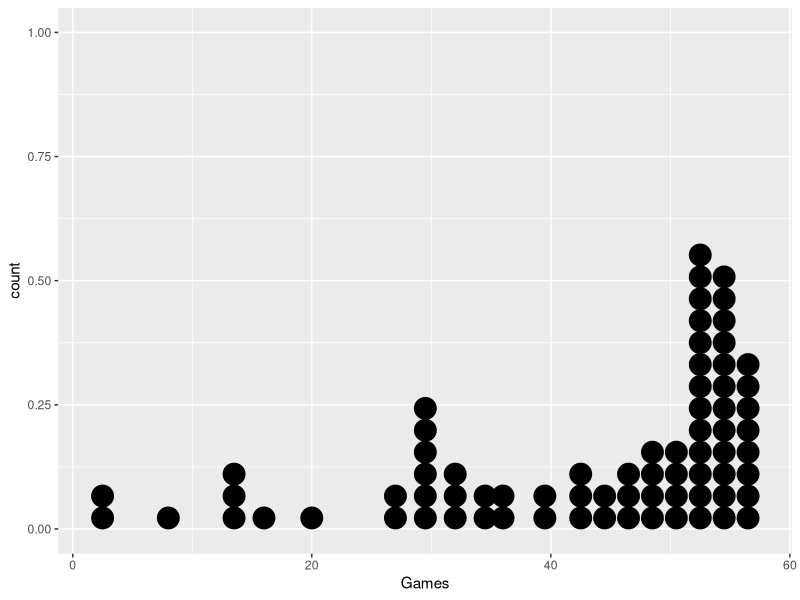
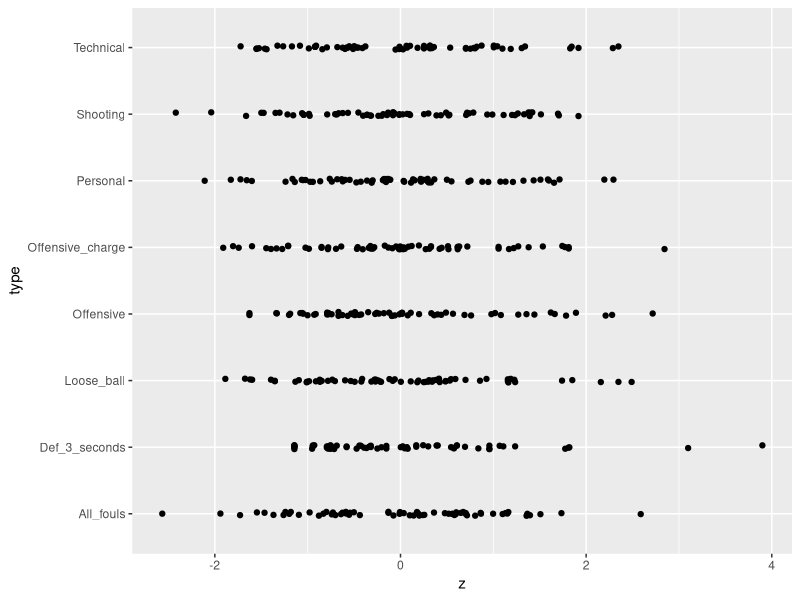
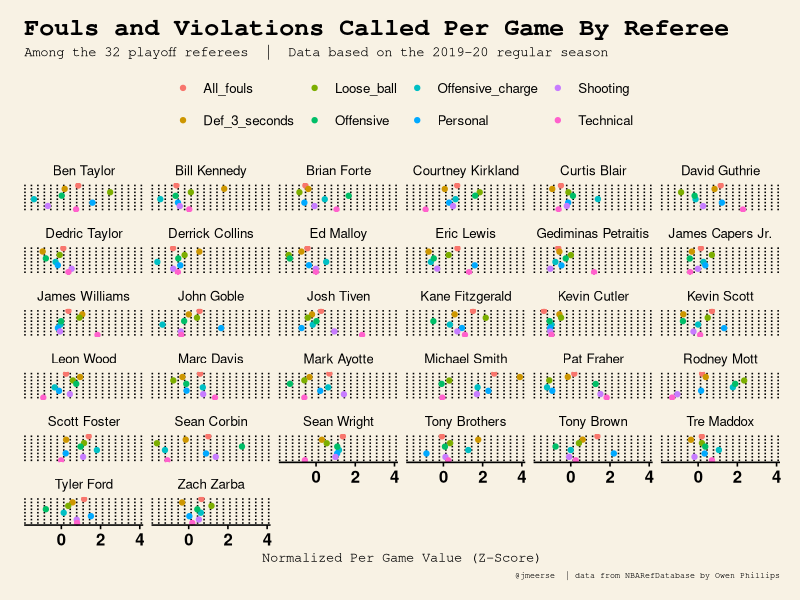
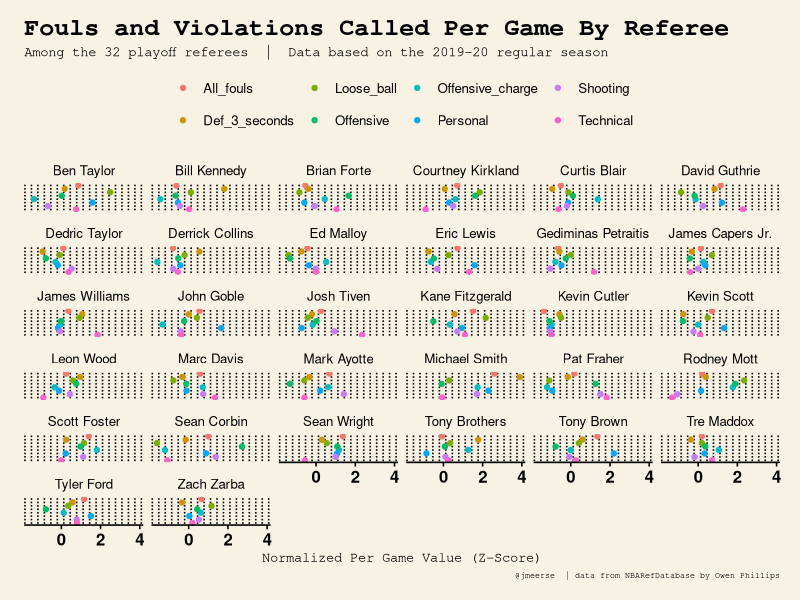

Generate these figures, in order, with R:
## ---- chunk 1
knitr::opts_chunk$set(echo = TRUE)
library(tidyverse)
library(readr)
library(ggthemes)


## ---- chunk 2
RegularSeasonTotal1920 <- read_csv("201920RegularSeasonTotal.csv")

rs1920 <- RegularSeasonTotal1920 #make the name easier

remove(RegularSeasonTotal1920)

p1920 <- read_csv("201920PlayoffsTotal.csv") 

#only use what we're interested in
rs1920 <- rs1920 %>% select(Season, Referee, Games, `Total fouls`,  Personal, `Loose ball`, `Offensive charge`, Shooting, Technical, `Defensive 3 seconds`, Offensive)

## ---- chunk 3

#filter out refs with only a few games?
rs1920 %>% ggplot(aes(x = Games)) + geom_dotplot() 
#looks like n > 20, as there's 8 refs with 20 or fewer games

rs1920 <- rs1920 %>% filter(Games > 20)

#convert everything to fouls per game
rs1920$All_fouls = rs1920$`Total fouls` / rs1920$Games
rs1920$Personal = rs1920$Personal / rs1920$Games
rs1920$`Loose ball` = rs1920$`Loose ball` / rs1920$Games
rs1920$`Offensive charge` = rs1920$`Offensive charge` / rs1920$Games
rs1920$Shooting = rs1920$Shooting / rs1920$Games
rs1920$Technical = rs1920$Technical / rs1920$Games
rs1920$Def_3_seconds = rs1920$`Defensive 3 seconds` / rs1920$Games
rs1920$Offensive = rs1920$Offensive / rs1920$Games

rs1920 = subset(rs1920, select = -c(`Defensive 3 seconds`)) #remove the original def 3 sec b/c we renamed it

#now make z-scores
rs1920$All_fouls = (rs1920$All_fouls - mean(rs1920$All_fouls)) / sd(rs1920$All_fouls)
rs1920$Personal = (rs1920$Personal - mean(rs1920$Personal)) / sd(rs1920$Personal)
rs1920$`Loose ball` = (rs1920$`Loose ball` - mean(rs1920$`Loose ball`)) / sd(rs1920$`Loose ball`)
rs1920$`Offensive charge` = (rs1920$`Offensive charge` - mean(rs1920$`Offensive charge`)) / sd(rs1920$`Offensive charge`)
rs1920$Shooting = (rs1920$Shooting - mean(rs1920$Shooting)) / sd(rs1920$Shooting)
rs1920$Technical = (rs1920$Technical - mean(rs1920$Technical)) / sd(rs1920$Technical)
rs1920$Def_3_seconds = (rs1920$Def_3_seconds - mean(rs1920$Def_3_seconds)) / sd(rs1920$Def_3_seconds)
rs1920$Offensive = (rs1920$Offensive - mean(rs1920$Offensive)) / sd(rs1920$Offensive)

#separate to classify each type of foul, then rejoin
p <- rs1920 %>% select(Referee, Personal)
p$type = "Personal"
p <- p %>% rename(z = Personal)

a <- rs1920 %>% select(Referee, All_fouls)
a$type = "All_fouls"
a <- a %>% rename(z = All_fouls)

l <- rs1920 %>% select(Referee, `Loose ball`)
l$type = "Loose_ball"
l <- l %>% rename(z = `Loose ball`)

o <- rs1920 %>% select(Referee, `Offensive charge`)
o$type = "Offensive_charge"
o <- o %>% rename(z = `Offensive charge`)


s <- rs1920 %>% select(Referee, Shooting)
s$type = "Shooting"
s <- s %>% rename(z = Shooting)


t <- rs1920 %>% select(Referee, Technical)
t$type = "Technical"
t <- t %>% rename(z = Technical)


of <- rs1920 %>% select(Referee, Offensive)
of$type = "Offensive"
of <- of %>% rename(z = Offensive)


d <- rs1920 %>% select(Referee, Def_3_seconds)
d$type = "Def_3_seconds"
d <- d %>% rename(z = Def_3_seconds)

allfouls <- rbind(a, d, l, o, of, p, s, t)

#quick plot
allfouls %>% ggplot(aes(x = z, y = type)) + geom_jitter(height = .03)

#get just playoff refs
refs <- p1920$Referee #list of just playoff refs

playoffs <- allfouls %>% filter(Referee %in% refs) #just get playoff refs performance in the season


allfouls$playoff = if_else(allfouls$Referee %in% refs,
                           "playoffs", 
                           "no playoffs"
                           ) 
#this would keep original, classifying if playoff ref or not


playoffs %>% ggplot(aes(x = z, y = rev(type), color = type)) + 
  geom_jitter(height = .03) +
  theme_wsj() +
  labs(title = "Fouls and Violations Called Per Game By Referee",
       subtitle = "Among the 32 playoff referees  |  Data based on the 2019-20 regular season",
       caption = "@jmeerse  | data from NBARefDatabase by Owen Phillips",
       x = "Normalized Per Game Value (Z-Score)",
       ) + 
  theme(
    plot.title = element_text(size = 18),
    plot.subtitle = element_text(size = 10),
    plot.caption = element_text(size = 6),
    axis.title.x = element_text(size = 10),
    axis.text.y = element_blank(),
    legend.title = element_blank()
    ) +
  facet_wrap(~ Referee)

ggsave("playoffrefs.png", width = 8, height = 8, units = "in", dpi = 300)

## ---- chunk 4
p1920 <- p1920 %>% select(Season, Referee, Games, `Total fouls`,  Personal, `Loose ball`, `Offensive charge`, Shooting, Technical, `Defensive 3 seconds`, Offensive)

p1920 <- p1920 %>% rename(Total_fouls =`Total fouls`, Loose_ball = `Loose ball`, Off_charge = `Offensive charge`, Def_3_seconds = `Defensive 3 seconds`)

names(p1920)
vnames <- c("Total_fouls", "Personal", "Loose_ball", "Off_charge", "Shooting", "Technical", "Def_3_seconds", "Offensive")

#use functions instead of repeatedly transforming
per_game <- function(x) {
  x / p1920$Games
}

z <- function(x) {
  (x - mean(x, na.rm = TRUE)) / sd(x) 
}

p1920a <- as.data.frame(apply(p1920[,c(4:11)], MARGIN = 2, FUN = per_game))

p1920a <- as.data.frame(apply(p1920a, MARGIN = 2, FUN = z))

play1920 <- cbind(p1920[1:3], p1920a)
